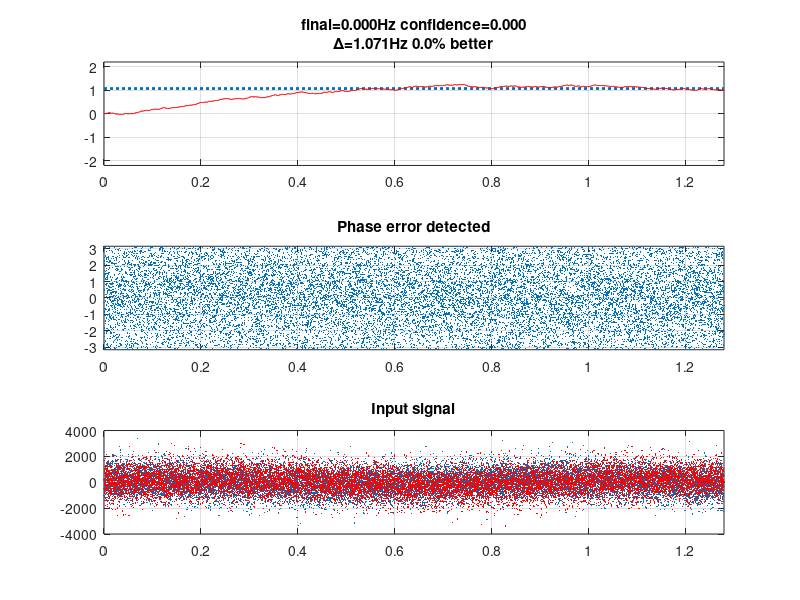

Source code (MATLAB):
clc;
clear;

%% stimulus params
FS = 12e3; % sampling rate
N = (65536-4096)/4;
F = rand()*4-2; % freq offset
PHI = 2*pi*rand(); % phase
SNR = -15;

%% pll params
LB = 2; % loop bandwidth in hz
DF = sqrt(2)/2; % damping factor
G = 6; % gain

CC_UB = 96;
CC_LB = 32;

beta = 2*DF*2*pi*LB/FS - (2*pi*LB)^2 / (FS^2*G); % proportional
alpha = (2*pi*LB)^2/(FS*G); % integral

%% sim
t = (0:N-1).'/FS;
x = awgn(exp(1j*2*pi*F.*t+PHI), SNR, 'measured');
y = ones(N, 1);
f = zeros(N, 1);
phi = zeros(N, 1);
lock = false(N, 1);
stable = false(N, 1);
delta = zeros(N, 1);

mav0 = 1024*ones(32, 1);
mav1 = 1024*ones(32, 1);

cc = CC_UB; % confidence coef, smaller is better (indicating higher SNR)
sc = 0; % stable count, larger is better (indicating higher SNR)
final = 0; % final freq offset in hz

for i = 1:N
    delta(i) = atan2(imag(x(i)/y(i)), real(x(i)/y(i))); % phase detector
    
    if mod(i-1, 64)==0
        mav0 = [delta(i); mav0(1:31)];
        if mav0(32)~=1024
            phistdd = std(mav0);
            if phistdd<pi/9
                lock(i) = true;
                cc = cc - 1;
                if cc<CC_LB; cc=CC_LB; end
            else
                cc = cc + 1;
                if cc>CC_UB; cc=CC_UB; end
            end
        end
    elseif i>1
        lock(i) = lock(i-1);
    end

    if mod(i-1, 64)==31
        mav1 = [f(i); mav1(1:31)];
        if mav1(32)~=1024
            fstdd = std(mav1);
            if fstdd<0.025
                stable(i) = true;
                final = mean(mav1);
                sc = sc + 1;
            end
        end
    elseif i>1
        stable(i) = stable(i-1);
    end

    if i<N
        f(i+1) = f(i) + beta*delta(i);
        phi(i+1) = phi(i) + alpha*delta(i) + 2*pi*f(i+1)/FS;
        while phi(i+1)>pi
            phi(i+1) = phi(i+1)-2*pi;
        end
        while phi(i+1)<-pi
            phi(i+1) = phi(i+1)+2*pi;
        end
        y(i+1) = exp(1j*phi(i+1));
    end
end

%%
clf;
subplot(311);
plot([0, t(N)], [F, F], ':', 'linewidth', 2);
hold on;
plot(t, f, 'r');
% plot(t, lock*4-2, 'g', 'displayname', 'Phase lock');
% plot(t, stable*4-2, 'c', 'displayname', 'Frq stable');
hold off;
axis([min(t) max(t) -2.2, 2.2]);
grid on;
if F~=0
    if abs(final-F)<=abs(F)
        improvement = 1-abs(final-F)/abs(F);
        improvement = sprintf('%.1f%% better', improvement*100);
    else
        improvement = abs(final-F)/abs(F);
        improvement = sprintf('%.2fx worse', improvement);
    end
else
    improvement = abs(final);
    improvement = sprintf('%.3fhz deviated', improvement);
end
exp = @(x) typecast(int32(single(x)*single(12102203)) + int32(1065353216), 'single');
title(sprintf('final=%.3fHz confidence=%.3f\n\\Delta=%.3fHz %s',final, 1-exp(-sc/cc), abs(final-F), improvement));
labelled = findobj(gca, 'Type', 'line', '-not', 'DisplayName', '');
if ~isempty(labelled); legend(labelled, 'location', 'best'); end

subplot(312);
plot(t, delta, '.', 'markersize', 1);
grid on;
axis([min(t) max(t) -pi pi]);
title('Phase error detected');

subplot(313);
plot(t, real(x), '.', 'markersize', 1);
hold on;
plot(t, imag(x), 'r.', 'markersize', 1);
hold off;
grid on;
xlim([min(t) max(t)]);
title('Input signal');
